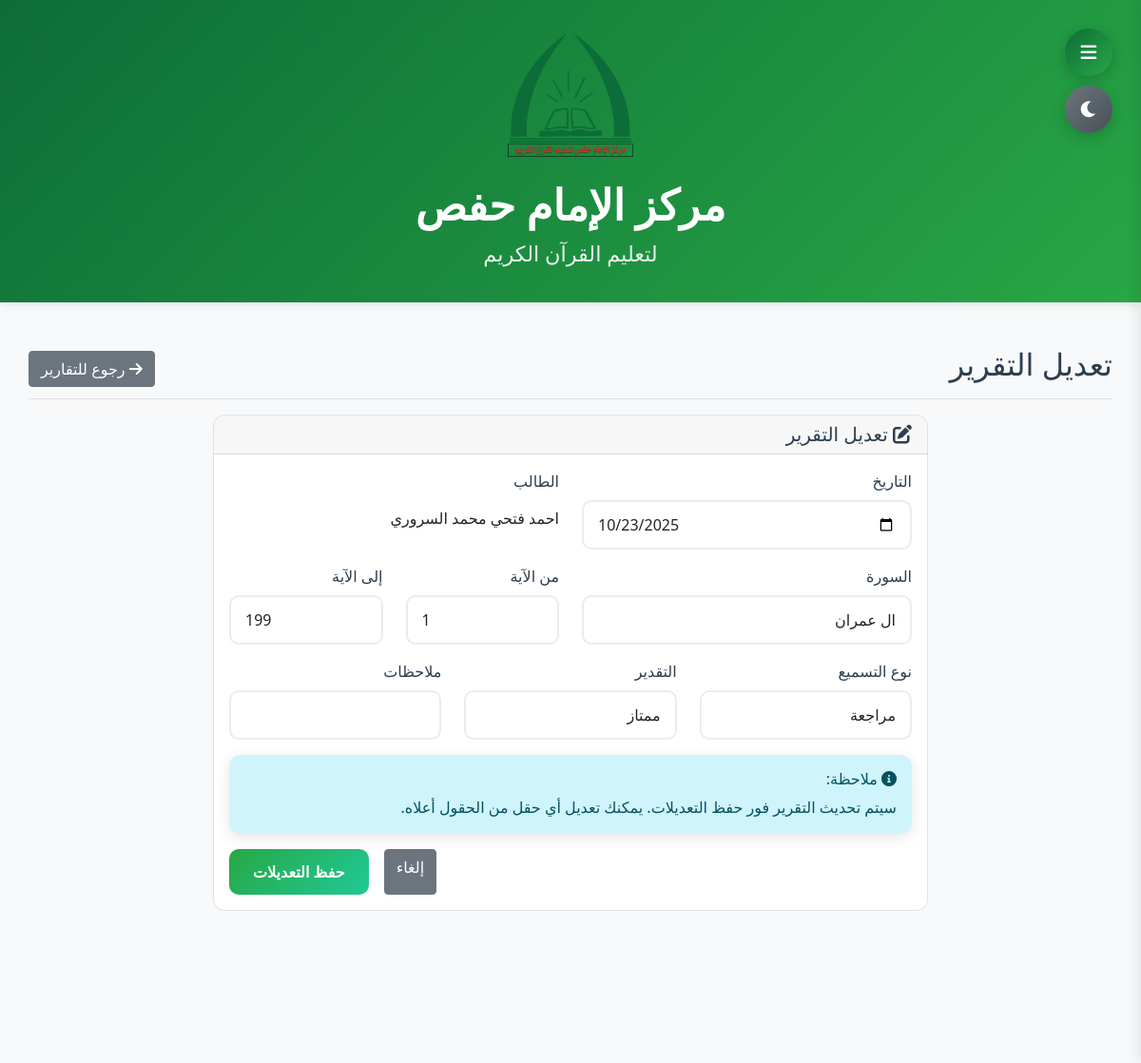
The app's page /edit_report/1 (signed in) with its own data.
### app.py (models this page shows)
class Settings(db.Model):
    id = db.Column(db.Integer, primary_key=True)
    site_name = db.Column(db.String(100), default='مركز الإمام حفص')
    site_description = db.Column(db.String(200), default='لتعليم القرآن الكريم')
    contact_phone = db.Column(db.String(20))
    contact_email = db.Column(db.String(100))
    location_address = db.Column(db.String(300), default='مأرب - شارع الأربعين - خلف مستشفى نيوم')
    location_map_url = db.Column(db.String(500))
    logo = db.Column(db.String(200))
    primary_color = db.Column(db.String(7), default='#2c5aa0')
    secondary_color = db.Column(db.String(7), default='#28a745')
    background_color = db.Column(db.String(7), default='#f8f9fa')
    text_color = db.Column(db.String(7), default='#2c3e50')
    whatsapp_message_template = db.Column(db.Text, default='تقرير {report_type} للتسميع\n\nالطالب: {student_name}\nالحلقة: {circle_name}\nالمعلم: {teacher_name}\nالفترة: من {start_date} إلى {end_date}\n\nالتسميع:\n{reports_details}\n\nإحصائيات الحضور:\n{attendance_stats}\n\n{site_name}')
    support_bank_accounts = db.Column(db.Text, default='بنك الكريمي: 123456789\nبنك الشرق: 987654321\nبنك التضامن: 456789123')
    support_message = db.Column(db.Text, default='نورٌ نُهديه وجيل نربيه')
    dark_mode_enabled = db.Column(db.Boolean, default=False)
    teacher_requires_approval = db.Column(db.Boolean, default=True)
    allow_custom_teacher_name = db.Column(db.Boolean, default=True)

class Report(db.Model):
    id = db.Column(db.Integer, primary_key=True)
    student_id = db.Column(db.Integer, db.ForeignKey('student.id'), nullable=False)
    teacher_id = db.Column(db.Integer, db.ForeignKey('user.id'), nullable=False)
    circle_id = db.Column(db.Integer, db.ForeignKey('circle.id'), nullable=False)
    date = db.Column(db.Date, nullable=False)
    surah = db.Column(db.String(100), nullable=False)
    from_verse = db.Column(db.Integer, nullable=False)
    to_verse = db.Column(db.Integer, nullable=False)
    grade = db.Column(db.String(10), nullable=False)
    type = db.Column(db.String(10), default='حفظ')
    notes = db.Column(db.Text)
    academic_year = db.Column(db.String(10), default='2025')
    student = db.relationship('Student', backref='reports')
    teacher = db.relationship('User', backref='reports')
    circle = db.relationship('Circle', backref='reports')

class Student(db.Model):
    id = db.Column(db.Integer, primary_key=True)
    name = db.Column(db.String(100), nullable=False)
    age = db.Column(db.Integer)
    student_phone = db.Column(db.String(20))
    parent_phone = db.Column(db.String(20))
    parent_id = db.Column(db.Integer, db.ForeignKey('parent.id'))
    circle_id = db.Column(db.Integer, db.ForeignKey('circle.id'))
    is_active = db.Column(db.Boolean, default=True)
    photo = db.Column(db.String(200))
    academic_year = db.Column(db.String(10), default='2025')
    pending_approval = db.Column(db.Boolean, default=True)
    circle = db.relationship('Circle', backref='students')
    parent = db.relationship('Parent', backref='students')

### app.py (the view, shortened to what this page needs)
@app.route('/edit_report/<int:report_id>', methods=['GET', 'POST'])
@require_login
def edit_report(report_id):
    report = Report.query.get_or_404(report_id)
    return render_template('edit_report.html', report=report)

### app.py (called while the page is built)
@app.context_processor
def inject_globals():
    settings = Settings.query.first() or Settings()
    current_year = datetime.now().year
    unread_notifications = 0
    if 'user_id' in session and session.get('role') == 'parent':
        parent = Parent.query.filter_by(name=session['name']).first()
        if parent and parent.user_id:
            unread_notifications = Notification.query.filter_by(user_id=parent.user_id, is_read=False).count()
    return dict(
        datetime=datetime, now=datetime.now, timedelta=timedelta,
        settings=settings, Report=Report, Attendance=Attendance,
        Holiday=Holiday, Parent=Parent, current_year=current_year,
        unread_notifications=unread_notifications
    )

def require_login(f):
    @wraps(f)
    def decorated(*args, **kwargs):
        if 'user_id' not in session:
            flash('يجب تسجيل الدخول أولاً', 'error')
            return redirect(url_for('login'))
        return f(*args, **kwargs)
    return decorated

### templates/edit_report.html (shortened to what this page needs)
{% extends "base.html" %}
{% block content %}
<div class="page-transition">
    <div class="d-flex justify-content-between flex-wrap flex-md-nowrap align-items-center pt-3 pb-2 mb-3 border-bottom">
        <h1 class="h2">تعديل التقرير</h1>
        <a href="{{ url_for('reports') }}" class="btn btn-secondary">
            <i class="fas fa-arrow-right"></i> رجوع للتقارير
        </a>
    </div>
    <div class="row justify-content-center fade-in">
        <div class="col-md-8">
            <div class="card">
                <div class="card-header">
                    <h5 class="card-title mb-0"><i class="fas fa-edit"></i> تعديل التقرير</h5>
                </div>
                <div class="card-body">
                    <form method="POST">
                        <div class="row">
                            <div class="col-md-6">
                                <div class="mb-3">
                                    <label for="date" class="form-label">التاريخ</label>
                                    <input type="date" class="form-control" id="date" name="date"
                                           value="{{ report.date.strftime('%Y-%m-%d') }}" required>
                                </div>
                            </div>
                            <div class="col-md-6">
                                <div class="mb-3">
                                    <label class="form-label">الطالب</label>
                                    <p class="form-control-plaintext">{{ report.student.name }}</p>
                                </div>
                            </div>
                        </div>
                        <div class="row">
                            <div class="col-md-6">
                                <div class="mb-3">
                                    <label for="surah" class="form-label">السورة</label>
                                    <input type="text" class="form-control" id="surah" name="surah"
                                           value="{{ report.surah }}" required>
                                </div>
                            </div>
                            <div class="col-md-3">
                                <div class="mb-3">
                                    <label for="from_verse" class="form-label">من الآية</label>
                                    <input type="number" class="form-control" id="from_verse" name="from_verse"
                                           value="{{ report.from_verse }}" min="1" required>
                                </div>
                            </div>
                            <div class="col-md-3">
                                <div class="mb-3">
                                    <label for="to_verse" class="form-label">إلى الآية</label>
                                    <input type="number" class="form-control" id="to_verse" name="to_verse"
                                           value="{{ report.to_verse }}" min="1" required>
                                </div>
                            </div>
                        </div>
                        <div class="row">
                            <div class="col-md-4">
                                <div class="mb-3">
                                    <label for="type" class="form-label">نوع التسميع</label>
                                    <select class="form-control" id="type" name="type" required>
                                        <option value="مراجعة" {% if report.type == 'مراجعة' %}selected{% endif %}>مراجعة</option>
                                    </select>
                                </div>
                            </div>
                            <div class="col-md-4">
                                <div class="mb-3">
                                    <label for="grade" class="form-label">التقدير</label>
                                    <select class="form-control" id="grade" name="grade" required>
                                        <option value="ممتاز" {% if report.grade == 'ممتاز' %}selected{% endif %}>ممتاز</option>
                                    </select>
                                </div>
                            </div>
                            <div class="col-md-4">
                                <div class="mb-3">
                                    <label for="notes" class="form-label">ملاحظات</label>
                                    <input type="text" class="form-control" id="notes" name="notes"
                                           value="{{ report.notes or '' }}">
                                </div>
                            </div>
                        </div>
                        <div class="alert alert-info">
                            <h6><i class="fas fa-info-circle"></i> ملاحظة:</h6>
                            <p class="mb-0">سيتم تحديث التقرير فور حفظ التعديلات. يمكنك تعديل أي حقل من الحقول أعلاه.</p>
                        </div>
                        <div class="d-grid gap-2 d-md-flex justify-content-md-end">
                            <a href="{{ url_for('reports') }}" class="btn btn-secondary me-md-2">إلغاء</a>
                            <button type="submit" class="btn btn-success">حفظ التعديلات</button>
                        </div>
                    </form>
                </div>
            </div>
        </div>
    </div>
</div>
{% endblock %}

### templates/base.html (shortened to what this page needs)
<!DOCTYPE html>
<html lang="ar" dir="rtl" class="{% if session.get('dark_mode') or settings.dark_mode_enabled %}dark-mode{% endif %}">
<head>
    <link href="https://cdn.jsdelivr.net/npm/bootstrap@5.1.3/dist/css/bootstrap.min.css" rel="stylesheet">
    <link rel="stylesheet" href="https://cdnjs.cloudflare.com/ajax/libs/font-awesome/6.0.0/css/all.min.css">
    <link href="https://cdn.jsdelivr.net/npm/bootstrap@5.1.3/dist/css/bootstrap.rtl.min.css" rel="stylesheet">
</head>
<body class="{% if session.get('view_type') == 'mobile' %}mobile-view{% endif %}">
    {% if settings.logo or settings.site_name %}
    <div class="header-logo">
        <div class="container">
            {% if settings.logo %}
            <img src="{{ url_for('uploaded_file', filename=settings.logo) }}" class="mb-2" alt="{{ settings.site_name }}" style="background: transparent; border: none;">
            {% endif %}
            <h4>{{ settings.site_name }}</h4>
            {% if settings.site_description %}
            <small>{{ settings.site_description }}</small>
            {% endif %}
        </div>
    </div>
    {% endif %}
    {% if session.user_id %}
    <button class="sidebar-toggle" onclick="toggleSidebar()">
        <i class="fas fa-bars"></i>
    </button>
    <button class="dark-mode-toggle" onclick="toggleDarkMode()">
        <i class="fas {% if session.get('dark_mode') or settings.dark_mode_enabled %}fa-sun{% else %}fa-moon{% endif %}"></i>
    </button>
    {% endif %}
    {% if session.user_id %}
    <main class="main-content">
        {% endif %}
        <div class="page-transition">
            {% block content %}{% endblock %}
        </div>
        {% if session.user_id %}
    </main>
    {% endif %}
</body>
</html>

### records on screen
Settings: logo (picture), site_name "مركز الإمام حفص", site_description "لتعليم القرآن الكريم"
Report: date "10/23/2025", surah "ال عمران", from_verse "1", to_verse "199", type "مراجعة", grade "ممتاز"
Student: student.name "احمد فتحي محمد السروري"
